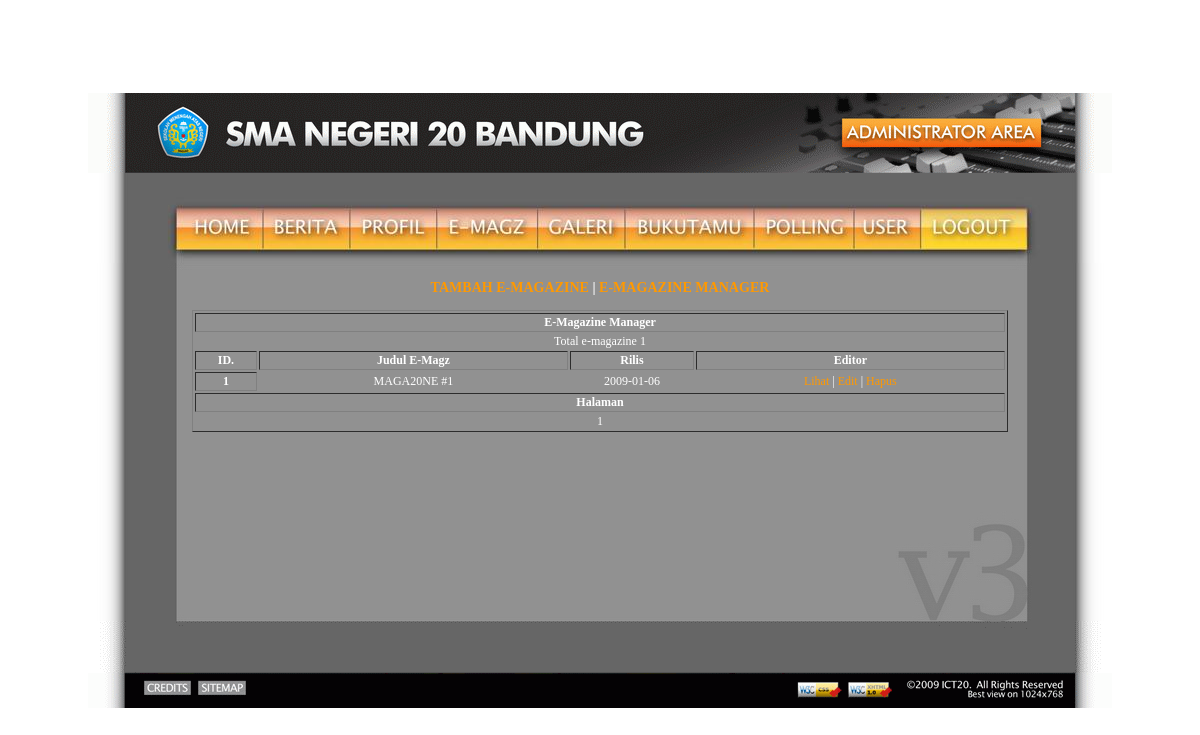
The page /admin/index.php?p=e-magz (signed in) on the database its author committed.
### tables this page shows
CREATE TABLE IF NOT EXISTS `emagz` (
  `id` int(10) unsigned NOT NULL auto_increment,
  `judul` varchar(1000) NOT NULL,
  `screenshot` varchar(100) NOT NULL,
  `rilis` date NOT NULL,
  `deskripsi` mediumtext NOT NULL,
  `swf` varchar(100) NOT NULL,
  `tampilkan` int(1) NOT NULL default '1',
  PRIMARY KEY  (`id`),
  FULLTEXT KEY `konten` (`swf`)
);

### admin/modules/e-magz.php (the view, shortened to what this page needs)
<?php
echo "<h3 align=\"center\"><a href=\"index.php?p=e-magz&amp;mode=add\">TAMBAH E-MAGAZINE</a> | <a href=\"index.php?p=e-magz\">E-MAGAZINE MANAGER</a></h3>";
$hal = $_GET['hal'];
if(!isset($_GET['hal']))
{
	$hal = 1;
}
else
{
	$hal = $_GET['hal'];
}
$max_results = 15;
$from = (($hal * $max_results) - $max_results);
$result=mysql_query("SELECT * FROM emagz ORDER BY id DESC LIMIT $from,$max_results");
$mode=$_GET['mode'];
if(!isset($mode))
{
?>
<table width="80%" border="1" align="center">
<tr>
  <th colspan="4">E-Magazine Manager</th>
</tr>
<tr>
  <td colspan="4">Total e-magazine <?php echo mysql_num_rows($result); ?></td>
</tr>
<tr class="thnya">
    <th width="5%">ID.</th>
    <th width="25%">Judul E-Magz </th>
    <th width="10%">Rilis</th>
    <th width="25%">Editor</th>
</tr>
<?php while($row=mysql_fetch_object($result))
{
?>
  <tr>
	<th><?=$row->id;?></th>
	<td><?=$row->judul;?></td>
	<td><?=$row->rilis;?></td>
	<td><a href="index.php?p=e-magz&amp;mode=view&amp;id=<?=$row->id;?>">Lihat</a> | <a href="index.php?p=e-magz&amp;mode=edit&amp;id=<?=$row->id;?>">Edit</a> | <a href="index.php?p=e-magz&amp;mode=delete&amp;id=<?=$row->id;?>">Hapus</a></td>
  </tr><?php
	} $total_results = mysql_result(mysql_query("SELECT COUNT(*) as Num FROM emagz"),0);
	$total_pages = ceil($total_results / $max_results);
	echo "<tr>\n<th colspan=\"4\">Halaman</th>\n</tr>\n<tr>\n<td colspan=\"4\">";
	for($i = 1; $i <= $total_pages; $i++)
	{
    	if(($hal) == $i)
		{
        	echo "$i ";
        }
		else
		{
			echo '<a href="index.php?p=e-magz&amp;hal='.$i.'">'.$i.'</a> ';
		}
	}
	echo "</td>\n</tr>\n</table>";
}
?>

### css/style.css (style rules this page uses)
html,body { height: 100%; width: 100%; margin: 0; padding: 0; }
table.centerBoth,table.centerBoth td { padding: 0; margin: 0; border: 0 none; }
table.centerBoth td { text-align: center; }
table.admin a { color: #FF9900; text-decoration: none; }

### rows shown on the page
emagz: id "1", judul "MAGA20NE #1", rilis "2009-01-06"

### other values the page prints
mysql_num_rows($result) "1"
